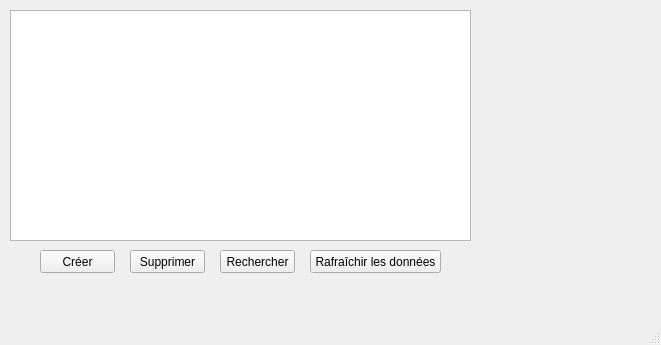
<?xml version="1.0" encoding="UTF-8"?>
<ui version="4.0">
 <class>ClientWindow</class>
 <widget class="QMainWindow" name="ClientWindow">
  <property name="geometry">
   <rect>
    <x>0</x>
    <y>0</y>
    <width>661</width>
    <height>345</height>
   </rect>
  </property>
  <property name="windowTitle">
   <string>MainWindow</string>
  </property>
  <widget class="QWidget" name="centralwidget">
   <widget class="QTableView" name="tableClient">
    <property name="geometry">
     <rect>
      <x>10</x>
      <y>10</y>
      <width>461</width>
      <height>231</height>
     </rect>
    </property>
   </widget>
   <widget class="QPushButton" name="bouton_creer">
    <property name="geometry">
     <rect>
      <x>40</x>
      <y>250</y>
      <width>75</width>
      <height>23</height>
     </rect>
    </property>
    <property name="font">
     <font>
      <pointsize>9</pointsize>
     </font>
    </property>
    <property name="text">
     <string>Créer</string>
    </property>
   </widget>
   <widget class="QPushButton" name="bouton_supprimer">
    <property name="geometry">
     <rect>
      <x>130</x>
      <y>250</y>
      <width>75</width>
      <height>23</height>
     </rect>
    </property>
    <property name="font">
     <font>
      <pointsize>9</pointsize>
     </font>
    </property>
    <property name="text">
     <string>Supprimer</string>
    </property>
   </widget>
   <widget class="QPushButton" name="bouton_rechercher">
    <property name="geometry">
     <rect>
      <x>220</x>
      <y>250</y>
      <width>75</width>
      <height>23</height>
     </rect>
    </property>
    <property name="font">
     <font>
      <pointsize>9</pointsize>
     </font>
    </property>
    <property name="text">
     <string>Rechercher</string>
    </property>
   </widget>
   <widget class="QPushButton" name="btn_rafraichir">
    <property name="geometry">
     <rect>
      <x>310</x>
      <y>250</y>
      <width>131</width>
      <height>23</height>
     </rect>
    </property>
    <property name="font">
     <font>
      <pointsize>9</pointsize>
     </font>
    </property>
    <property name="text">
     <string>Rafraîchir les données</string>
    </property>
   </widget>
  </widget>
  <widget class="QMenuBar" name="menubar">
   <property name="geometry">
    <rect>
     <x>0</x>
     <y>0</y>
     <width>661</width>
     <height>21</height>
    </rect>
   </property>
  </widget>
  <widget class="QStatusBar" name="statusbar"/>
 </widget>
 <resources/>
 <connections/>
</ui>
